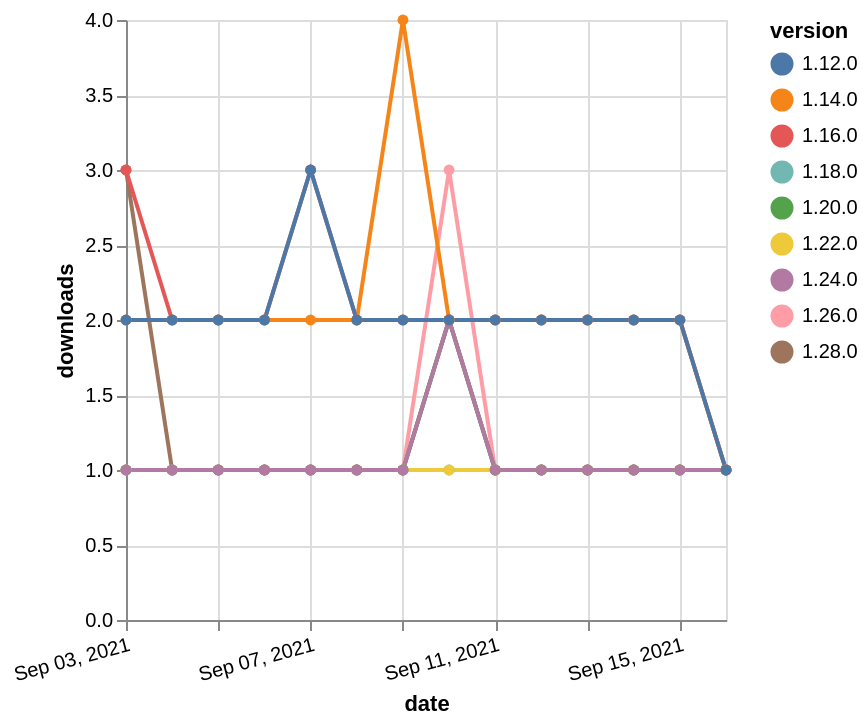

Vega-Lite specification stored for this chart:
### Vega-Lite specification from a JSON file in a GitHub repository (floating-point values rounded to 4 significant figures)
{"$schema": "https://vega.github.io/schema/vega-lite/v5.json", "description": "A simple bar chart with embedded data.", "data": {"values": [{"date": "2021-09-03", "total": 212, "delta": 1, "version": "1.18.0"}, {"date": "2021-09-04", "total": 213, "delta": 1, "version": "1.18.0"}, {"date": "2021-09-05", "total": 214, "delta": 1, "version": "1.18.0"}, {"date": "2021-09-06", "total": 215, "delta": 1, "version": "1.18.0"}, {"date": "2021-09-07", "total": 216, "delta": 1, "version": "1.18.0"}, {"date": "2021-09-08", "total": 217, "delta": 1, "version": "1.18.0"}, {"date": "2021-09-09", "total": 218, "delta": 1, "version": "1.18.0"}, {"date": "2021-09-10", "total": 219, "delta": 1, "version": "1.18.0"}, {"date": "2021-09-11", "total": 220, "delta": 1, "version": "1.18.0"}, {"date": "2021-09-12", "total": 221, "delta": 1, "version": "1.18.0"}, {"date": "2021-09-13", "total": 222, "delta": 1, "version": "1.18.0"}, {"date": "2021-09-14", "total": 223, "delta": 1, "version": "1.18.0"}, {"date": "2021-09-15", "total": 224, "delta": 1, "version": "1.18.0"}, {"date": "2021-09-16", "total": 225, "delta": 1, "version": "1.18.0"}, {"date": "2021-09-03", "total": 164, "delta": 1, "version": "1.22.0"}, {"date": "2021-09-04", "total": 165, "delta": 1, "version": "1.22.0"}, {"date": "2021-09-05", "total": 166, "delta": 1, "version": "1.22.0"}, {"date": "2021-09-06", "total": 167, "delta": 1, "version": "1.22.0"}, {"date": "2021-09-07", "total": 168, "delta": 1, "version": "1.22.0"}, {"date": "2021-09-08", "total": 169, "delta": 1, "version": "1.22.0"}, {"date": "2021-09-09", "total": 170, "delta": 1, "version": "1.22.0"}, {"date": "2021-09-10", "total": 171, "delta": 1, "version": "1.22.0"}, {"date": "2021-09-11", "total": 172, "delta": 1, "version": "1.22.0"}, {"date": "2021-09-12", "total": 173, "delta": 1, "version": "1.22.0"}, {"date": "2021-09-13", "total": 174, "delta": 1, "version": "1.22.0"}, {"date": "2021-09-14", "total": 175, "delta": 1, "version": "1.22.0"}, {"date": "2021-09-15", "total": 176, "delta": 1, "version": "1.22.0"}, {"date": "2021-09-16", "total": 177, "delta": 1, "version": "1.22.0"}, {"date": "2021-09-03", "total": 116, "delta": 3, "version": "1.28.0"}, {"date": "2021-09-04", "total": 117, "delta": 1, "version": "1.28.0"}, {"date": "2021-09-05", "total": 118, "delta": 1, "version": "1.28.0"}, {"date": "2021-09-06", "total": 119, "delta": 1, "version": "1.28.0"}, {"date": "2021-09-07", "total": 120, "delta": 1, "version": "1.28.0"}, {"date": "2021-09-08", "total": 121, "delta": 1, "version": "1.28.0"}, {"date": "2021-09-09", "total": 122, "delta": 1, "version": "1.28.0"}, {"date": "2021-09-10", "total": 124, "delta": 2, "version": "1.28.0"}, {"date": "2021-09-11", "total": 125, "delta": 1, "version": "1.28.0"}, {"date": "2021-09-12", "total": 126, "delta": 1, "version": "1.28.0"}, {"date": "2021-09-13", "total": 127, "delta": 1, "version": "1.28.0"}, {"date": "2021-09-14", "total": 128, "delta": 1, "version": "1.28.0"}, {"date": "2021-09-15", "total": 129, "delta": 1, "version": "1.28.0"}, {"date": "2021-09-16", "total": 130, "delta": 1, "version": "1.28.0"}, {"date": "2021-09-03", "total": 169, "delta": 1, "version": "1.26.0"}, {"date": "2021-09-04", "total": 170, "delta": 1, "version": "1.26.0"}, {"date": "2021-09-05", "total": 171, "delta": 1, "version": "1.26.0"}, {"date": "2021-09-06", "total": 172, "delta": 1, "version": "1.26.0"}, {"date": "2021-09-07", "total": 173, "delta": 1, "version": "1.26.0"}, {"date": "2021-09-08", "total": 174, "delta": 1, "version": "1.26.0"}, {"date": "2021-09-09", "total": 175, "delta": 1, "version": "1.26.0"}, {"date": "2021-09-10", "total": 178, "delta": 3, "version": "1.26.0"}, {"date": "2021-09-11", "total": 179, "delta": 1, "version": "1.26.0"}, {"date": "2021-09-12", "total": 180, "delta": 1, "version": "1.26.0"}, {"date": "2021-09-13", "total": 181, "delta": 1, "version": "1.26.0"}, {"date": "2021-09-14", "total": 182, "delta": 1, "version": "1.26.0"}, {"date": "2021-09-15", "total": 183, "delta": 1, "version": "1.26.0"}, {"date": "2021-09-16", "total": 184, "delta": 1, "version": "1.26.0"}, {"date": "2021-09-03", "total": 175, "delta": 1, "version": "1.20.0"}, {"date": "2021-09-04", "total": 176, "delta": 1, "version": "1.20.0"}, {"date": "2021-09-05", "total": 177, "delta": 1, "version": "1.20.0"}, {"date": "2021-09-06", "total": 178, "delta": 1, "version": "1.20.0"}, {"date": "2021-09-07", "total": 179, "delta": 1, "version": "1.20.0"}, {"date": "2021-09-08", "total": 180, "delta": 1, "version": "1.20.0"}, {"date": "2021-09-09", "total": 181, "delta": 1, "version": "1.20.0"}, {"date": "2021-09-10", "total": 183, "delta": 2, "version": "1.20.0"}, {"date": "2021-09-11", "total": 184, "delta": 1, "version": "1.20.0"}, {"date": "2021-09-12", "total": 185, "delta": 1, "version": "1.20.0"}, {"date": "2021-09-13", "total": 186, "delta": 1, "version": "1.20.0"}, {"date": "2021-09-14", "total": 187, "delta": 1, "version": "1.20.0"}, {"date": "2021-09-15", "total": 188, "delta": 1, "version": "1.20.0"}, {"date": "2021-09-16", "total": 189, "delta": 1, "version": "1.20.0"}, {"date": "2021-09-03", "total": 2410, "delta": 3, "version": "1.16.0"}, {"date": "2021-09-04", "total": 2412, "delta": 2, "version": "1.16.0"}, {"date": "2021-09-05", "total": 2414, "delta": 2, "version": "1.16.0"}, {"date": "2021-09-06", "total": 2416, "delta": 2, "version": "1.16.0"}, {"date": "2021-09-07", "total": 2419, "delta": 3, "version": "1.16.0"}, {"date": "2021-09-08", "total": 2421, "delta": 2, "version": "1.16.0"}, {"date": "2021-09-09", "total": 2423, "delta": 2, "version": "1.16.0"}, {"date": "2021-09-10", "total": 2425, "delta": 2, "version": "1.16.0"}, {"date": "2021-09-11", "total": 2427, "delta": 2, "version": "1.16.0"}, {"date": "2021-09-12", "total": 2429, "delta": 2, "version": "1.16.0"}, {"date": "2021-09-13", "total": 2431, "delta": 2, "version": "1.16.0"}, {"date": "2021-09-14", "total": 2433, "delta": 2, "version": "1.16.0"}, {"date": "2021-09-15", "total": 2435, "delta": 2, "version": "1.16.0"}, {"date": "2021-09-16", "total": 2436, "delta": 1, "version": "1.16.0"}, {"date": "2021-09-03", "total": 149, "delta": 1, "version": "1.24.0"}, {"date": "2021-09-04", "total": 150, "delta": 1, "version": "1.24.0"}, {"date": "2021-09-05", "total": 151, "delta": 1, "version": "1.24.0"}, {"date": "2021-09-06", "total": 152, "delta": 1, "version": "1.24.0"}, {"date": "2021-09-07", "total": 153, "delta": 1, "version": "1.24.0"}, {"date": "2021-09-08", "total": 154, "delta": 1, "version": "1.24.0"}, {"date": "2021-09-09", "total": 155, "delta": 1, "version": "1.24.0"}, {"date": "2021-09-10", "total": 157, "delta": 2, "version": "1.24.0"}, {"date": "2021-09-11", "total": 158, "delta": 1, "version": "1.24.0"}, {"date": "2021-09-12", "total": 159, "delta": 1, "version": "1.24.0"}, {"date": "2021-09-13", "total": 160, "delta": 1, "version": "1.24.0"}, {"date": "2021-09-14", "total": 161, "delta": 1, "version": "1.24.0"}, {"date": "2021-09-15", "total": 162, "delta": 1, "version": "1.24.0"}, {"date": "2021-09-16", "total": 163, "delta": 1, "version": "1.24.0"}, {"date": "2021-09-03", "total": 2910, "delta": 2, "version": "1.14.0"}, {"date": "2021-09-04", "total": 2912, "delta": 2, "version": "1.14.0"}, {"date": "2021-09-05", "total": 2914, "delta": 2, "version": "1.14.0"}, {"date": "2021-09-06", "total": 2916, "delta": 2, "version": "1.14.0"}, {"date": "2021-09-07", "total": 2918, "delta": 2, "version": "1.14.0"}, {"date": "2021-09-08", "total": 2920, "delta": 2, "version": "1.14.0"}, {"date": "2021-09-09", "total": 2924, "delta": 4, "version": "1.14.0"}, {"date": "2021-09-10", "total": 2926, "delta": 2, "version": "1.14.0"}, {"date": "2021-09-11", "total": 2928, "delta": 2, "version": "1.14.0"}, {"date": "2021-09-12", "total": 2930, "delta": 2, "version": "1.14.0"}, {"date": "2021-09-13", "total": 2932, "delta": 2, "version": "1.14.0"}, {"date": "2021-09-14", "total": 2934, "delta": 2, "version": "1.14.0"}, {"date": "2021-09-15", "total": 2936, "delta": 2, "version": "1.14.0"}, {"date": "2021-09-16", "total": 2937, "delta": 1, "version": "1.14.0"}, {"date": "2021-09-03", "total": 2579, "delta": 2, "version": "1.12.0"}, {"date": "2021-09-04", "total": 2581, "delta": 2, "version": "1.12.0"}, {"date": "2021-09-05", "total": 2583, "delta": 2, "version": "1.12.0"}, {"date": "2021-09-06", "total": 2585, "delta": 2, "version": "1.12.0"}, {"date": "2021-09-07", "total": 2588, "delta": 3, "version": "1.12.0"}, {"date": "2021-09-08", "total": 2590, "delta": 2, "version": "1.12.0"}, {"date": "2021-09-09", "total": 2592, "delta": 2, "version": "1.12.0"}, {"date": "2021-09-10", "total": 2594, "delta": 2, "version": "1.12.0"}, {"date": "2021-09-11", "total": 2596, "delta": 2, "version": "1.12.0"}, {"date": "2021-09-12", "total": 2598, "delta": 2, "version": "1.12.0"}, {"date": "2021-09-13", "total": 2600, "delta": 2, "version": "1.12.0"}, {"date": "2021-09-14", "total": 2602, "delta": 2, "version": "1.12.0"}, {"date": "2021-09-15", "total": 2604, "delta": 2, "version": "1.12.0"}, {"date": "2021-09-16", "total": 2605, "delta": 1, "version": "1.12.0"}]}, "width": "container", "mark": {"type": "line", "point": {"filled": true}}, "encoding": {"x": {"field": "date", "type": "temporal", "timeUnit": "yearmonthdate", "title": "date", "axis": {"labelAngle": -15}}, "y": {"field": "delta", "type": "quantitative", "title": "downloads"}, "color": {"field": "version", "type": "nominal"}, "tooltip": {"field": "delta"}}}
